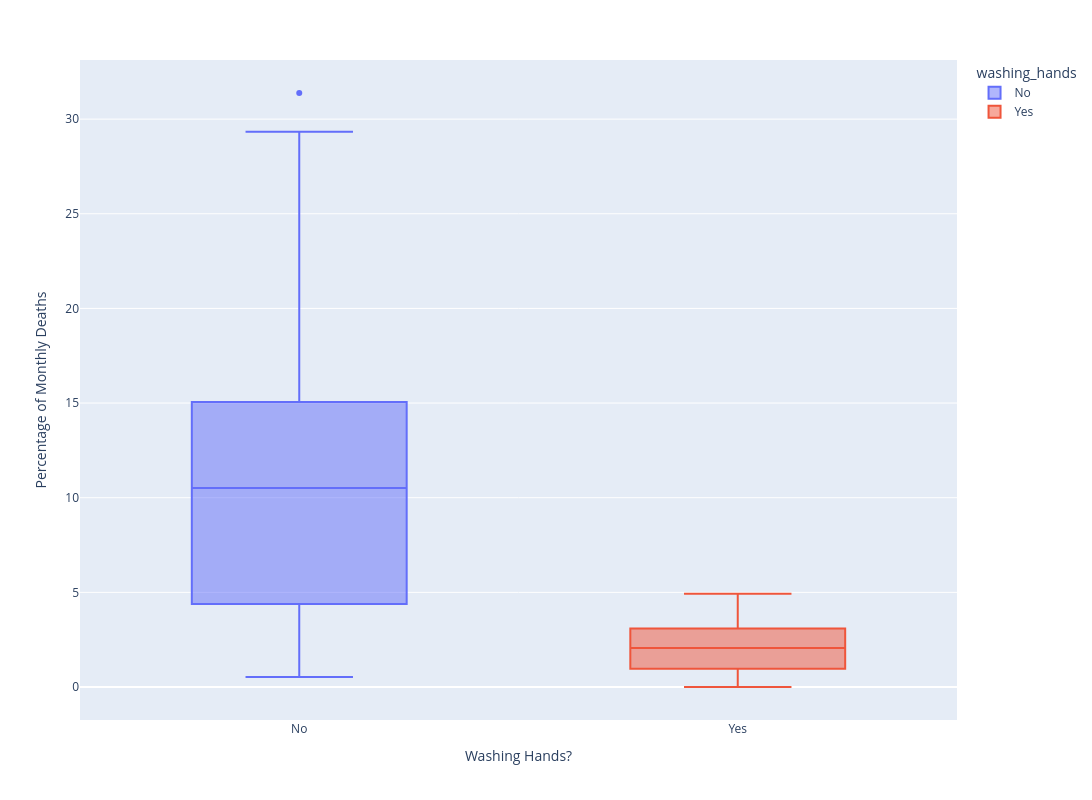

Notebook code for this chart:
### Code cell
box = px.box(df_monthly,
             "washing_hands",
             "pct_deaths",
             color="washing_hands",
             width=1200,
             height=800)

box.update_layout(yaxis={"title": "Percentage of Monthly Deaths"},
                  xaxis={"title": "Washing Hands?"})

### Figure 1 — Plotly figure (JSON) as saved in the notebook; plotly's stock layout.template omitted (floating-point values rounded to 4 significant figures)
{"data": [{"alignmentgroup": "True", "hovertemplate": "washing_hands=%{x}<br>pct_deaths=%{y}<extra></extra>", "legendgroup": "No", "marker": {"color": "#636efa"}, "name": "No", "notched": false, "offsetgroup": "No", "orientation": "v", "showlegend": true, "x": ["No", "No", "No", "No", "No", "No", "No", "No", "No", "No", "No", "No", "No", "No", "No", "No", "No", "No", "No", "No", "No", "No", "No", "No", "No", "No", "No", "No", "No", "No", "No", "No", "No", "No", "No", "No", "No", "No", "No", "No", "No", "No", "No", "No", "No", "No", "No", "No", "No", "No", "No", "No", "No", "No", "No", "No", "No", "No", "No", "No", "No", "No", "No", "No", "No", "No", "No", "No", "No", "No", "No", "No", "No", "No", "No", "No"], "x0": " ", "xaxis": "x", "y": [14.57, 7.531, 4.332, 1.569, 0.7843, 5.0, 8.421, 1.351, 1.878, 11.02, 22.55, 20.85, 12.22, 10.23, 10.74, 3.226, 6.593, 20.78, 25.46, 18.39, 29.34, 22.97, 31.38, 19.12, 15.97, 12.41, 11.93, 6.098, 4.082, 0.5236, 1.554, 2.262, 17.6, 7.143, 8.051, 15.16, 11.28, 17.03, 17.31, 5.833, 2.679, 4.369, 6.32, 1.224, 3.226, 11.02, 10.55, 7.591, 4.745, 4.452, 4.231, 4.392, 7.143, 6.122, 3.586, 10.55, 14.84, 10.94, 10.49, 13.39, 18.09, 15.43, 18.97, 13.44, 10.15, 13.1, 18.06, 14.39, 14.96, 10.77, 5.369, 3.215, 1.923, 3.607, 18.27, 12.24], "y0": " ", "yaxis": "y", "type": "box"}, {"alignmentgroup": "True", "hovertemplate": "washing_hands=%{x}<br>pct_deaths=%{y}<extra></extra>", "legendgroup": "Yes", "marker": {"color": "#EF553B"}, "name": "Yes", "notched": false, "offsetgroup": "Yes", "orientation": "v", "showlegend": true, "x": ["Yes", "Yes", "Yes", "Yes", "Yes", "Yes", "Yes", "Yes", "Yes", "Yes", "Yes", "Yes", "Yes", "Yes", "Yes", "Yes", "Yes", "Yes", "Yes", "Yes", "Yes", "Yes"], "x0": " ", "xaxis": "x", "y": [2.239, 1.2, 1.894, 4.58, 3.957, 4.472, 2.93, 3.534, 0.6873, 0.0, 0.6557, 0.9585, 1.136, 0.3717, 0.0, 0.9615, 2.341, 2.903, 1.34, 2.233, 3.085, 4.926], "y0": " ", "yaxis": "y", "type": "box"}], "layout": {"xaxis": {"anchor": "y", "domain": [0.0, 1.0], "title": {"text": "Washing Hands?"}, "categoryorder": "array", "categoryarray": ["No", "Yes"]}, "yaxis": {"anchor": "x", "domain": [0.0, 1.0], "title": {"text": "Percentage of Monthly Deaths"}}, "legend": {"title": {"text": "washing_hands"}, "tracegroupgap": 0}, "margin": {"t": 60}, "boxmode": "overlay", "height": 800, "width": 1200}}
